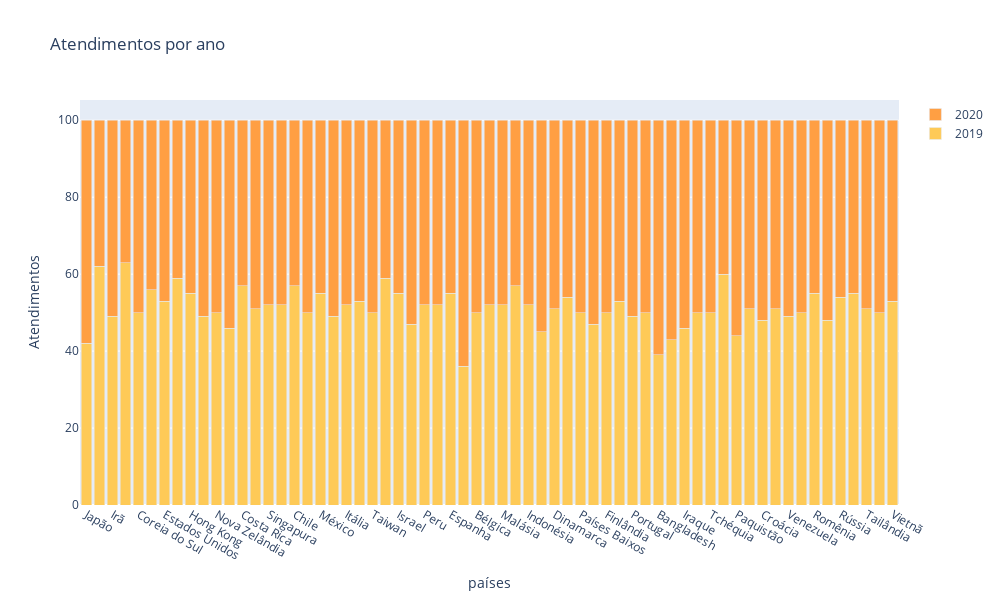

The cell this chart's notebook holds for it:
### Code cell
graf1 = go.Bar(x=geo["pais"], y=geo["2019"], name = '2019', marker = {'color': '#feca57'})
graf2 = go.Bar(x=geo["pais"], y=geo["2020"], name = '2020', marker = {'color': '#ff9f43'})
data = [graf1, graf2]
layout = go.Layout(title='Atendimentos por ano',
                   yaxis={'title':'Atendimentos'},
                   xaxis={'title': 'países'},
                   barmode="stack",
                   height=600, width=1000)
fig = go.Figure(data=data, layout=layout)                
py.iplot(fig)

### Figure 1 — Plotly figure (JSON) as saved in the notebook; plotly's stock layout.template omitted (floating-point values rounded to 4 significant figures)
{"data": [{"marker": {"color": "#feca57"}, "name": "2019", "type": "bar", "x": ["Japão", "Paraguai", "Irã", "Colômbia", "Coreia do Sul", "Turquia", "Estados Unidos", "Brasil", "Hong Kong", "Austrália", "Nova Zelândia", "Irlanda", "Costa Rica", "Canadá", "Singapura", "Filipinas", "Chile", "Noruega", "México", "Reino Unido", "Itália", "Argentina", "Taiwan", "Egito", "Israel", "Suécia", "Peru", "África do Sul", "Espanha", "Índia", "Bélgica", "França", "Malásia", "Equador", "Indonésia", "Emirados Árabes Unidos", "Dinamarca", "Grécia", "Países Baixos", "Marrocos", "Finlândia", "Suíça", "Portugal", "Sérvia", "Bangladesh", "Argélia", "Iraque", "Polônia", "Tchéquia", "Nigéria", "Paquistão", "Alemanha", "Croácia", "Hungria", "Venezuela", "Áustria", "Romênia", "Arábia Saudita", "Rússia", "Cazaquistão", "Tailândia", "Ucrânia", "Vietnã"], "y": [42, 62, 49, 63, 50, 56, 53, 59, 55, 49, 50, 46, 57, 51, 52, 52, 57, 50, 55, 49, 52, 53, 50, 59, 55, 47, 52, 52, 55, 36, 50, 52, 52, 57, 52, 45, 51, 54, 50, 47, 50, 53, 49, 50, 39, 43, 46, 50, 50, 60, 44, 51, 48, 51, 49, 50, 55, 48, 54, 55, 51, 50, 53]}, {"marker": {"color": "#ff9f43"}, "name": "2020", "type": "bar", "x": ["Japão", "Paraguai", "Irã", "Colômbia", "Coreia do Sul", "Turquia", "Estados Unidos", "Brasil", "Hong Kong", "Austrália", "Nova Zelândia", "Irlanda", "Costa Rica", "Canadá", "Singapura", "Filipinas", "Chile", "Noruega", "México", "Reino Unido", "Itália", "Argentina", "Taiwan", "Egito", "Israel", "Suécia", "Peru", "África do Sul", "Espanha", "Índia", "Bélgica", "França", "Malásia", "Equador", "Indonésia", "Emirados Árabes Unidos", "Dinamarca", "Grécia", "Países Baixos", "Marrocos", "Finlândia", "Suíça", "Portugal", "Sérvia", "Bangladesh", "Argélia", "Iraque", "Polônia", "Tchéquia", "Nigéria", "Paquistão", "Alemanha", "Croácia", "Hungria", "Venezuela", "Áustria", "Romênia", "Arábia Saudita", "Rússia", "Cazaquistão", "Tailândia", "Ucrânia", "Vietnã"], "y": [58, 38, 51, 37, 50, 44, 47, 41, 45, 51, 50, 54, 43, 49, 48, 48, 43, 50, 45, 51, 48, 47, 50, 41, 45, 53, 48, 48, 45, 64, 50, 48, 48, 43, 48, 55, 49, 46, 50, 53, 50, 47, 51, 50, 61, 57, 54, 50, 50, 40, 56, 49, 52, 49, 51, 50, 45, 52, 46, 45, 49, 50, 47]}], "layout": {"barmode": "stack", "height": 600, "title": {"text": "Atendimentos por ano"}, "width": 1000, "xaxis": {"title": {"text": "países"}}, "yaxis": {"title": {"text": "Atendimentos"}}}}
